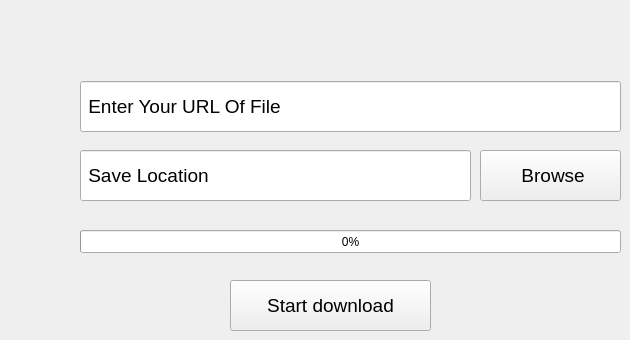
    <widget class="QWidget" name="tab">
     <attribute name="title">
      <string>Download Any File</string>
     </attribute>
     <widget class="QLineEdit" name="lineEdit_2">
      <property name="geometry">
       <rect>
        <x>80</x>
        <y>150</y>
        <width>391</width>
        <height>51</height>
       </rect>
      </property>
      <property name="font">
       <font>
        <pointsize>14</pointsize>
       </font>
      </property>
      <property name="text">
       <string> Save Location</string>
      </property>
     </widget>
     <widget class="QLineEdit" name="lineEdit">
      <property name="geometry">
       <rect>
        <x>80</x>
        <y>81</y>
        <width>541</width>
        <height>51</height>
       </rect>
      </property>
      <property name="font">
       <font>
        <pointsize>14</pointsize>
       </font>
      </property>
      <property name="text">
       <string> Enter Your URL Of File</string>
      </property>
      <property name="echoMode">
       <enum>QLineEdit::Normal</enum>
      </property>
      <property name="cursorPosition">
       <number>23</number>
      </property>
      <property name="placeholderText">
       <string/>
      </property>
     </widget>
     <widget class="QPushButton" name="pushButton_2">
      <property name="geometry">
       <rect>
        <x>480</x>
        <y>150</y>
        <width>141</width>
        <height>51</height>
       </rect>
      </property>
      <property name="font">
       <font>
        <pointsize>14</pointsize>
       </font>
      </property>
      <property name="text">
       <string> Browse</string>
      </property>
      <property name="icon">
       <iconset resource="photo.qrc">
        <normaloff>:/icons/check.png</normaloff>:/icons/check.png</iconset>
      </property>
     </widget>
     <widget class="QProgressBar" name="progressBar">
      <property name="geometry">
       <rect>
        <x>80</x>
        <y>230</y>
        <width>541</width>
        <height>23</height>
       </rect>
      </property>
      <property name="value">
       <number>0</number>
      </property>
     </widget>
     <widget class="QPushButton" name="pushButton">
      <property name="geometry">
       <rect>
        <x>230</x>
        <y>280</y>
        <width>201</width>
        <height>51</height>
       </rect>
      </property>
      <property name="font">
       <font>
        <pointsize>14</pointsize>
       </font>
      </property>
      <property name="toolTip">
       <string>&lt;html&gt;&lt;head/&gt;&lt;body&gt;&lt;p&gt; press to start download&lt;/p&gt;&lt;/body&gt;&lt;/html&gt;</string>
      </property>
      <property name="styleSheet">
       <string notr="true">QPush Button{

	color: rgb(0, 0, 0);
	
	font: 10pt &quot;Impact&quot;;
    rgb(0, 0, 0)
}</string>
      </property>
      <property name="text">
       <string>Start download</string>
      </property>
      <property name="icon">
       <iconset>
        <normaloff>../../.designer/backup/sobhi/icons/check.png</normaloff>../../.designer/backup/sobhi/icons/check.png</iconset>
      </property>
     </widget>
    </widget>
